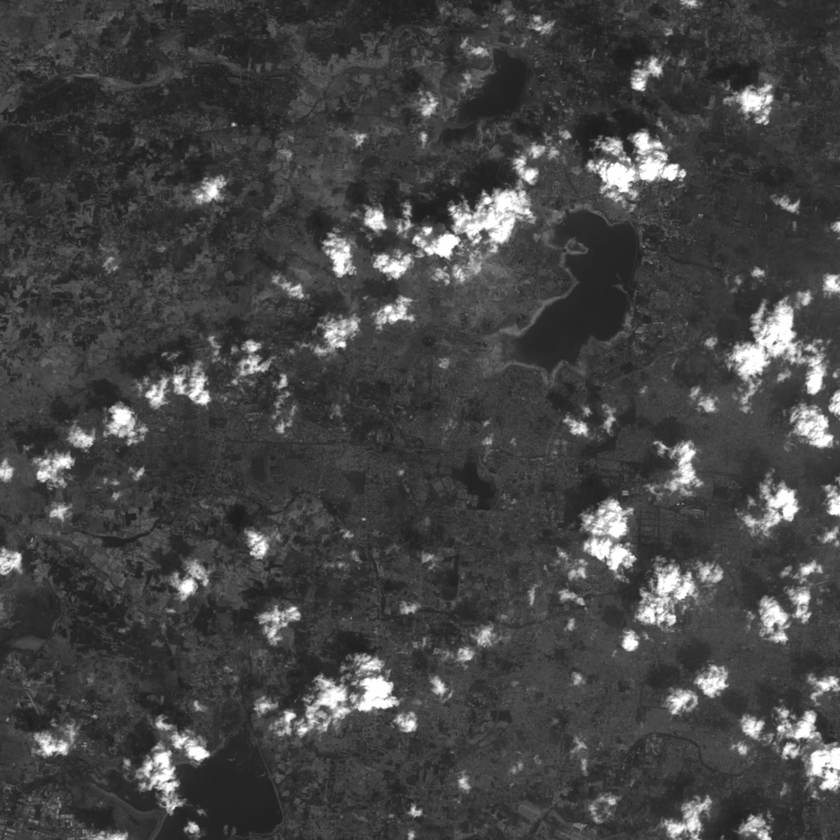
#> input picture final implementation/1_TifToPng/InputDir/bhuvan/L3-ND44O04-102-064-24oct09-BAND3.tif, 840 x 840 px, shrunk from 1153 x 1153 before the run; its folder holds only this picture in this run
$ python TifToPng_DarkImg.py
#> lines starting #> are read from the running program, lines starting #| are printed output that depends on the picture
from PIL import Image, ImageSequence
import os
import numpy as np

# Function to convert a single image page
def convert(im):
    # Convert the image page to a NumPy array
    imarray = np.array(im)

    # Normalize the pixel values to the range [0, 255]
    img = (np.maximum(imarray, 0) / imarray.max()) * 255.0

    # Invert the pixel values
    img = 255 - img

    # Convert the NumPy array back to an image
    img = Image.fromarray(np.uint8(img))

    return img

# Specify the root directory where you want to search for TIF images
root_directory = "InputDir/bhuvan"

# Walk through the directory and its subdirectories
for root, dirs, files in os.walk(root_directory):
    for file in files:
        # Check if the file has a .tif extension (case-insensitive)
        if file.lower().endswith(".tif"):
            # Construct the full path to the TIFF file
            tif_file = os.path.join(root, file)
            try:
                # Open the TIFF image
                image = Image.open(tif_file)
#> image is the input picture: PIL image 840x840 L; min 27, max 255, mean 68.2

                # Extract filename without extension and folder name
                filename = os.path.splitext(file)[0]
                folder_name = os.path.basename(root)

                # Create an output folder for the PNG images (if it doesn't exist)
                output_folder = "OutputDir"

                # Iterate through all pages in the TIFF image
                for i, page in enumerate(ImageSequence.Iterator(image)):
                    # Construct the path for the PNG file
                    png_path = os.path.join(output_folder, f"{filename}_{i}.png")

                    # Check if the PNG file doesn't already exist
                    if not os.path.isfile(png_path):
                        try:
                            # Convert the current page using the convert function
                            img = convert(page)

                            # Save the converted image as a PNG
                            img.save(png_path)
                            print(f"Converted {tif_file} to {png_path}")
                        except Exception as e:
                            print(f"Error saving {png_path}: {e}")
#> this loop made 1 pass
#| Converted InputDir/bhuvan/L3-ND44O04-102-064-24oct09-BAND3.tif to OutputDir/L3-ND44O04-102-064-24oct09-BAND3_0.png
#> pass 1, in convert, `img = 255 - img`:
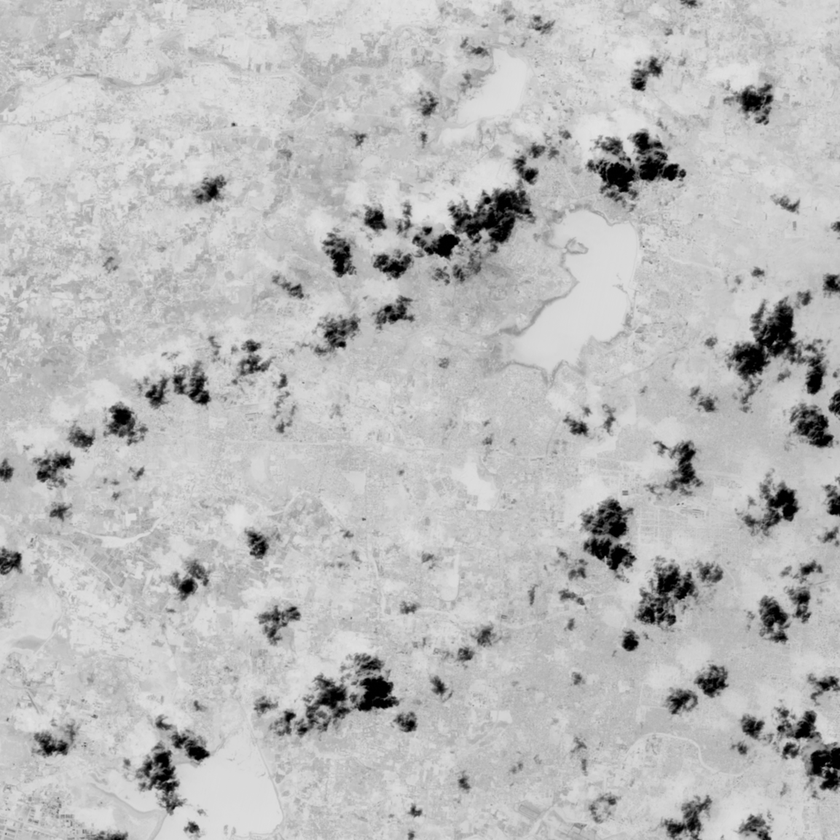
#> img: shape (840, 840) float64; min 0, max 228, mean 186.8
            except Exception as e:
                print(f"Error processing {tif_file}: {e}")

$ run again, on final implementation/1_TifToPng/InputDir/bhuvan/L3-ND44O04-102-064-24oct09-BAND4.tif
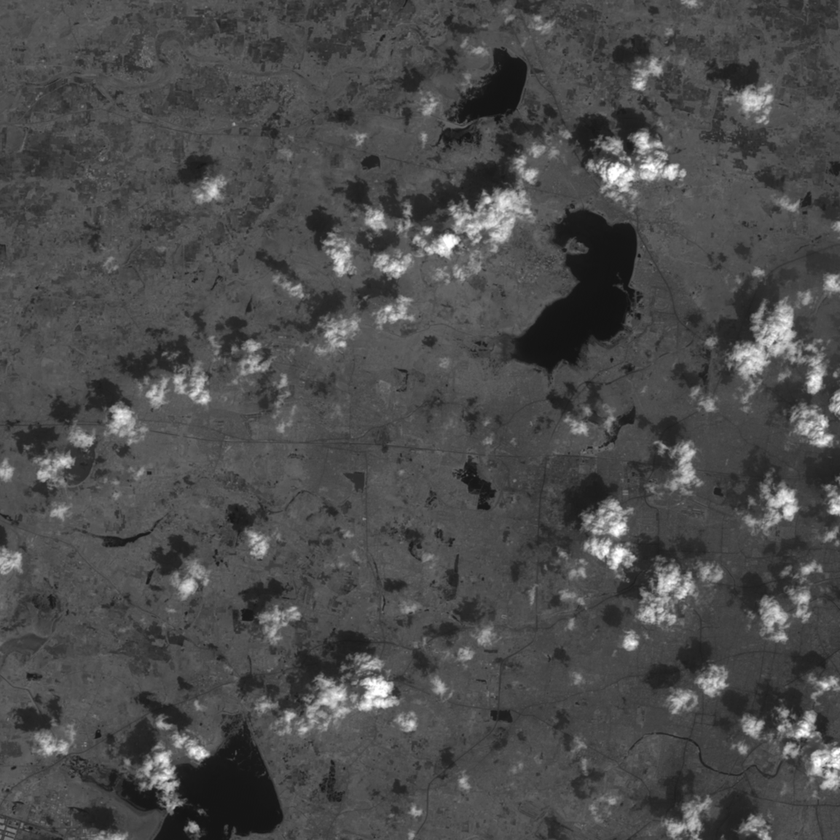
#> input picture final implementation/1_TifToPng/InputDir/bhuvan/L3-ND44O04-102-064-24oct09-BAND4.tif, 840 x 840 px, shrunk from 1153 x 1153 before the run
#> image is the input picture: PIL image 840x840 L; min 18, max 255, mean 75.5
#> the loop `for i, page in enumerate(ImageSequence.Iterator(image)):` made 1 pass
#| Converted InputDir/bhuvan/L3-ND44O04-102-064-24oct09-BAND4.tif to OutputDir/L3-ND44O04-102-064-24oct09-BAND4_0.png
#> pass 1, in convert, `img = 255 - img`:
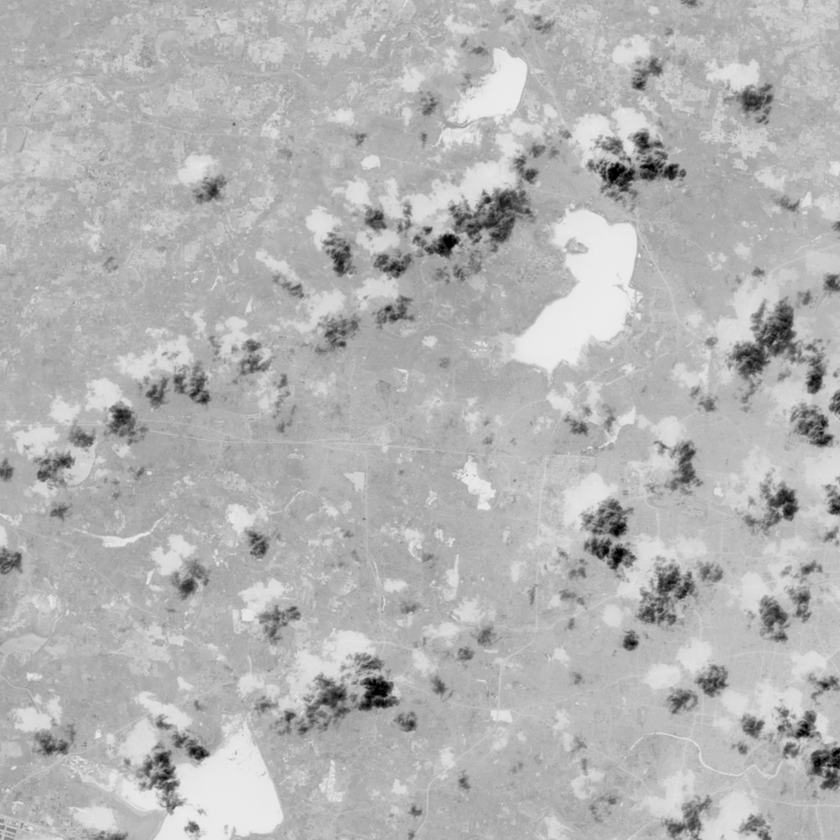
#> img: shape (840, 840) float64; min 0, max 237, mean 179.5
